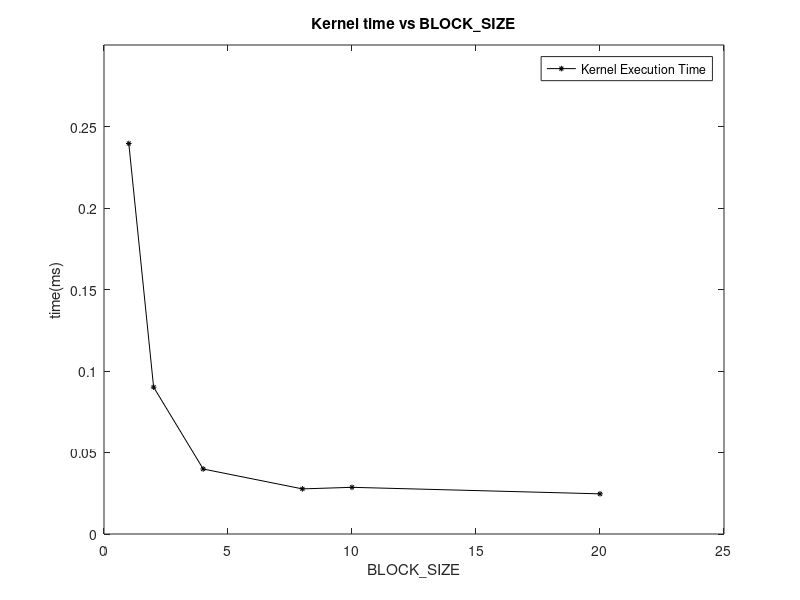

Source code (MATLAB):
clc;
clear all;

block = [1 2 4 8 10 20];
time = [0.239584 0.090112 0.039872 0.027680 0.028640 0.024640];

figure (1)
plot(block,time,'k-*','MarkerSize',4);
title('Kernel time vs BLOCK\_SIZE');
axis([0 25 0 0.3])
xlabel('BLOCK\_SIZE');
ylabel('time(ms)');
legend('Kernel Execution Time');